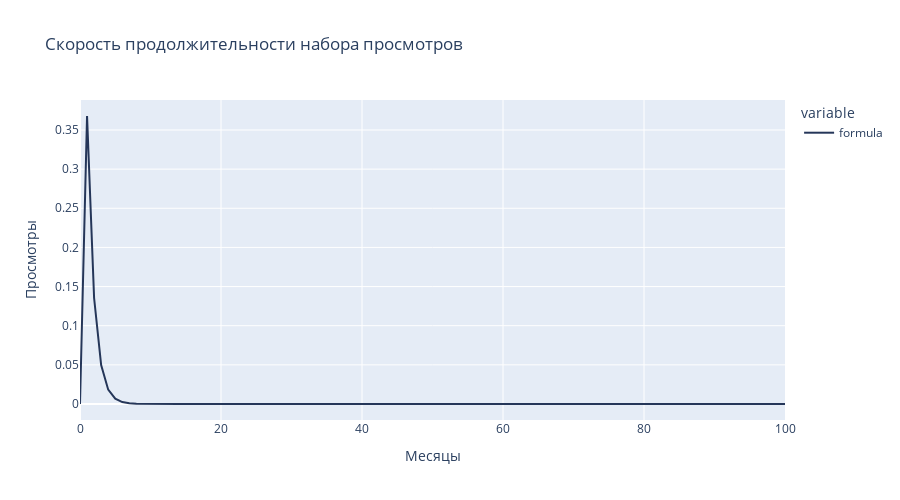

Here is the notebook cell this chart was saved with:
### Code cell
df2 = df1.copy(deep=True)
df2 = df2.groupby(['run', 'timestep']).last().reset_index()

fig = px.line(df2, x="timestep", y=[ 'formula'], line_group='run',  title='Скорость продолжительности набора просмотров', height=500, color_discrete_sequence= my_colors)


fig.update_layout(xaxis_title='Месяцы', yaxis_title='Просмотры')

fig.show()

### Figure 1 — Plotly figure (JSON) as saved in the notebook; plotly's stock layout.template omitted (floating-point values rounded to 4 significant figures)
{"data": [{"hovertemplate": "variable=formula<br>run=1<br>timestep=%{x}<br>value=%{y}<extra></extra>", "legendgroup": "formula", "line": {"color": "#253659", "dash": "solid"}, "mode": "lines", "name": "formula", "orientation": "v", "showlegend": true, "type": "scatter", "x": [0, 1, 2, 3, 4, 5, 6, 7, 8, 9, 10, 11, 12, 13, 14, 15, 16, 17, 18, 19, 20, 21, 22, 23, 24, 25, 26, 27, 28, 29, 30, 31, 32, 33, 34, 35, 36, 37, 38, 39, 40, 41, 42, 43, 44, 45, 46, 47, 48, 49, 50, 51, 52, 53, 54, 55, 56, 57, 58, 59, 60, 61, 62, 63, 64, 65, 66, 67, 68, 69, 70, 71, 72, 73, 74, 75, 76, 77, 78, 79, 80, 81, 82, 83, 84, 85, 86, 87, 88, 89, 90, 91, 92, 93, 94, 95, 96, 97, 98, 99, 100], "xaxis": "x", "y": [0, 0.3679, 0.1353, 0.04979, 0.01832, 0.006738, 0.002479, 0.0009119, 0.0003355, 0.0001234, 4.54e-05, 0, 0, 0, 0, 0, 0, 0, 0, 0, 0, 0, 0, 0, 0, 0, 0, 0, 0, 0, 0, 0, 0, 0, 0, 0, 0, 0, 0, 0, 0, 0, 0, 0, 0, 0, 0, 0, 0, 0, 0, 0, 0, 0, 0, 0, 0, 0, 0, 0, 0, 0, 0, 0, 0, 0, 0, 0, 0, 0, 0, 0, 0, 0, 0, 0, 0, 0, 0, 0, 0, 0, 0, 0, 0, 0, 0, 0, 0, 0, 0, 0, 0, 0, 0, 0, 0, 0, 0, 0, 0], "yaxis": "y"}], "layout": {"height": 500, "legend": {"title": {"text": "variable"}, "tracegroupgap": 0}, "title": {"text": "Скорость продолжительности набора просмотров"}, "xaxis": {"anchor": "y", "domain": [0, 1], "title": {"text": "Месяцы"}}, "yaxis": {"anchor": "x", "domain": [0, 1], "title": {"text": "Просмотры"}}}}
